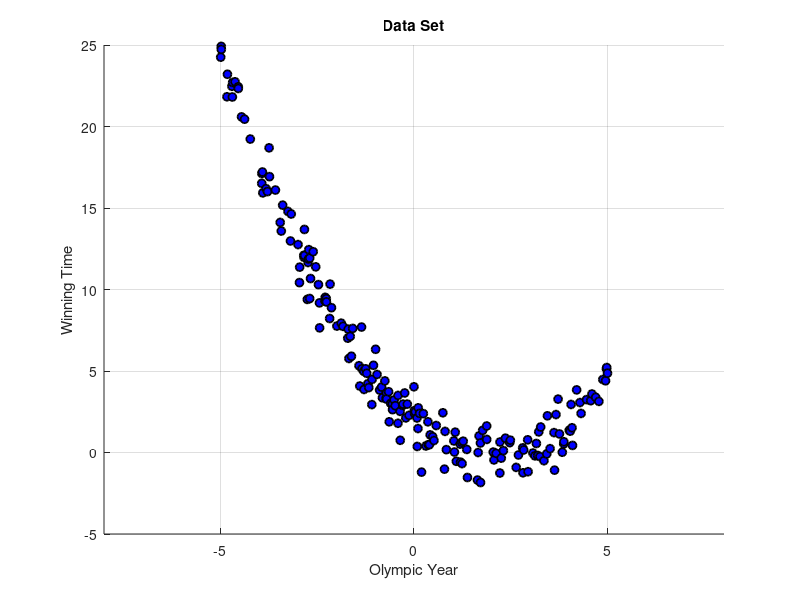
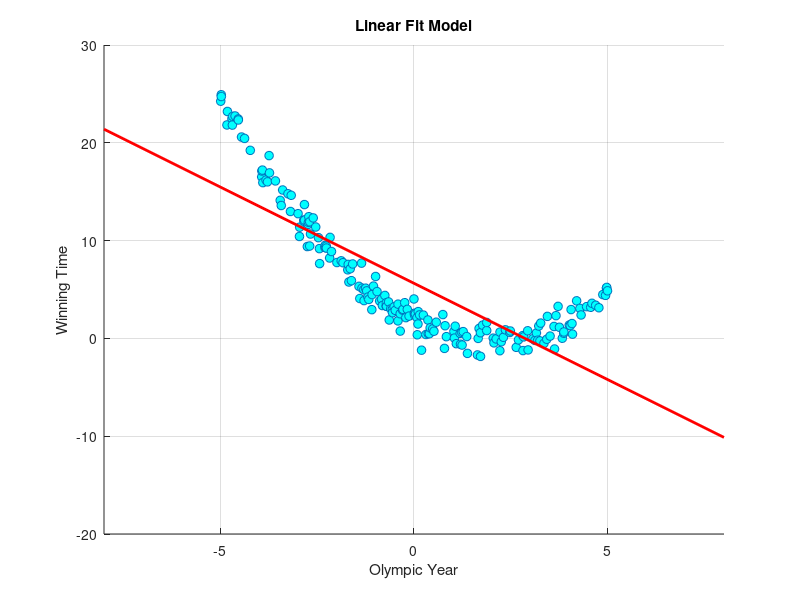
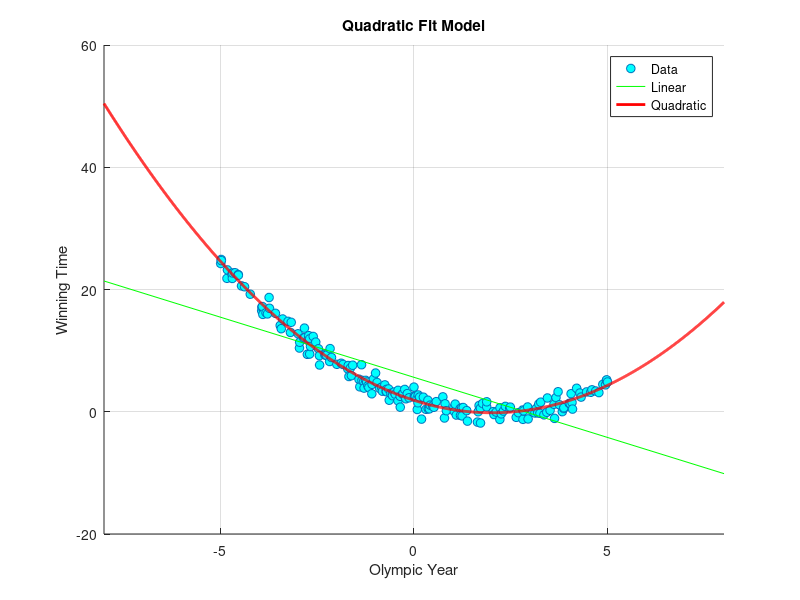

Here is the MATLAB script that generated these plots, in order:
clc; clear all; close all;
N=200;
w0=1; w1=-2; w2=0.5;
n=randn(N,1);
x=sort(-5+10*rand(N,1));
t=2-2*x+0.5*x.^2+n;
%% Part 1: Data Set:

figure(1);
hold off;
scatter(x,t,35,'o','MarkerEdgeColor','Black','MarkerFaceColor','Blue','LineWidth',1.25);
title('Data Set');
xlabel('Olympic Year');
ylabel('Winning Time');
xlim([-8 8]);
grid on;

%% Part 2: Linear Model:

hold off;

MeanX=sum(x)/N;
MeanT=sum(t)/N;
MeanXT=sum(x.*t)/N;
MeanXX=sum(x.*x)/N;

w1L=(MeanXT-MeanX*MeanT)/(MeanXX-MeanX*MeanX);
w0L=MeanT-w1L*MeanX;

figure(2);
hold on;
scatter(x,t,40,'o','MarkerFaceColor','Cyan');
title('Linear Fit Model');
xlabel('Olympic Year');
ylabel('Winning Time');
xlim([-8 8]);
hold on;
plot([-8 8], w0L+w1L*[-8 8],'r','linewidth',2);
grid on;


%% Part 3: Quadratic+Linear Model:

hold off;
beta=ones(200,1);
X=[beta';x';(x.^2)']';
QTime=inv(X'*X)*X'*t;
xaxis = [-8:0.01:8]';
quad = [];
for k = 0:2
   quad = [quad xaxis.^k];
end
figure(3);
hold on;
scatter(x,t,40,'o','MarkerFaceColor','Cyan');
title('Quadratic Fit Model');
xlabel('Olympic Year');
ylabel('Winning Time');
xlim([-8 8]);
hold on;
plot([-8 8], w0L+w1L*[-8 8],'g','linewidth',0.5);
plot(xaxis,quad*QTime,'r','linewidth',2);
legend('Data','Linear','Quadratic');
grid on;



